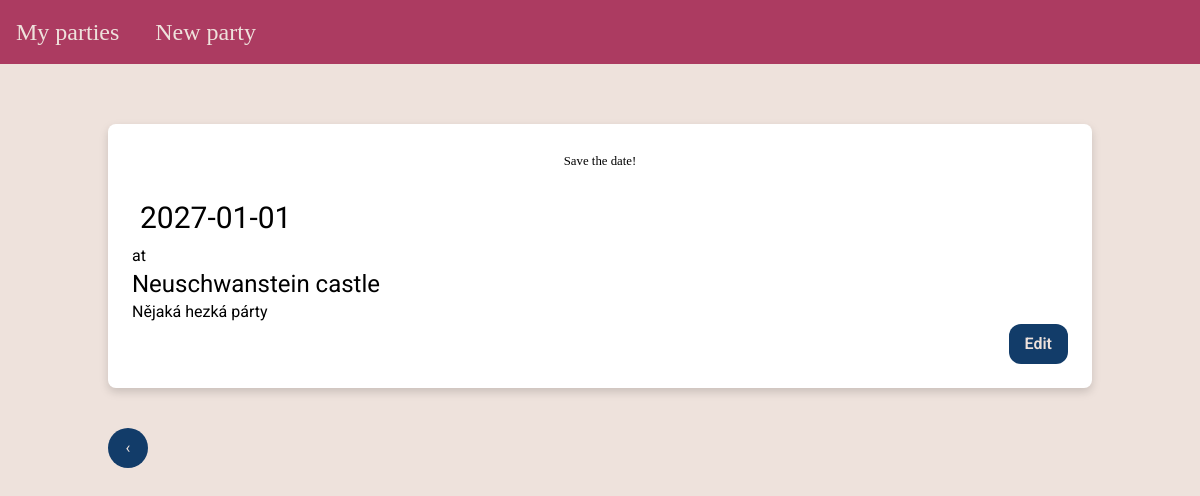
Page /party/00bb45a43936477b8113323c57f51f08 on the earlier database version.
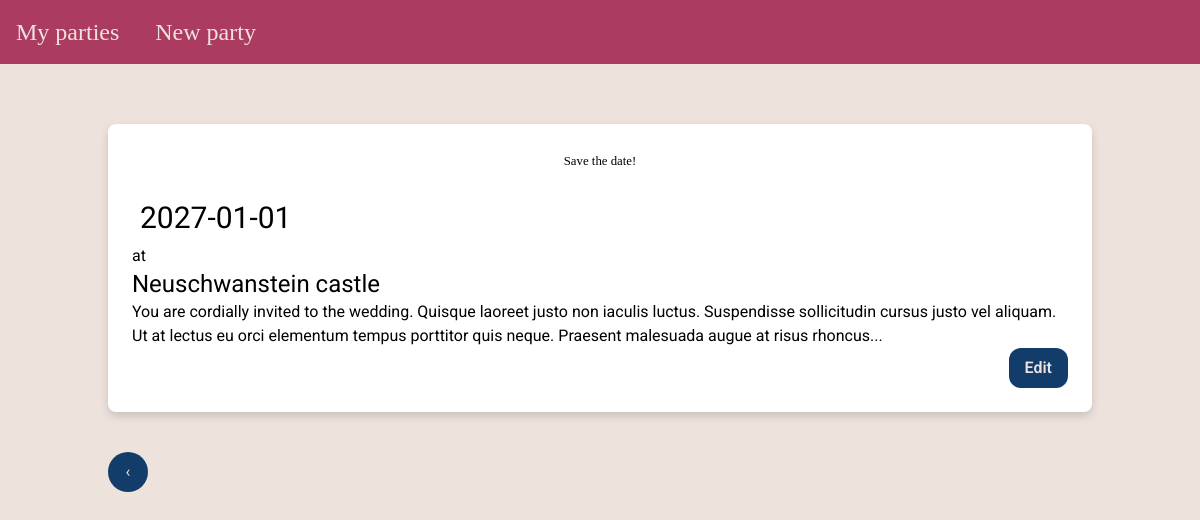
Same page on the later database version.
### party_app/models.py (models this page shows)
class PartyBase(SQLModel):
    party_date: date
    party_time: time
    invitation: str = Field(
        sa_column=Column(Text), min_length=10
    )
    venue: str = Field(sa_column=Column(String(100))
    )

class Party(PartyBase, table=True):
    uuid: UUID = Field(default_factory=uuid4, primary_key=True)
    gifts: List["Gift"] = Relationship(
        back_populates="party",
    ) # Defines ORM relationship: party.gifts returns associated Gift objects
    guests: List["Guest"] = Relationship(
        back_populates="party",
    ) # Defines ORM relationship: party.guests returns associated Guest objects

### party_app/routes/party_detail.py (the view)
@router.get("/{party_id}", name="party_detail_page", response_class=HTMLResponse)
def party_detail_page(
        party_id: UUID,
        request: Request,
        templates: Templates,
        session: Session = Depends(get_session),
):
    party = session.get(Party, party_id)
    if not party:
        raise HTTPException(status_code=status.HTTP_404_NOT_FOUND, detail="Party not found")
    return templates.TemplateResponse(
        request=request,
        name="party_detail/page_party_detail.html",
        context={"party": party},
    )

### party_app/templates/party_detail/page_party_detail.html
{% extends 'base.html' %}
{% block content %}
<div class="max-w-6xl mx-auto">
    <section id="party-invitation" class="drop-shadow-lg my-10 p-6 bg-white rounded-lg">
        {% include 'party_detail/partial_party_detail.html' %}
    </section>
    <a href="/"
       class="bg-custom-blue w-[40px] h-[40px] flex justify-center items-center text-custom-powder-light rounded-full hover:bg-custom-blue-light"
    >
        &#8249;
    </a>
</div>
{% endblock %}

### party_app/templates/party_detail/partial_party_detail.html
<div id="party-detail">
    <div class="text-center text-l mb-5 font-dancing-script">
        <small>Save the date!</small>
    </div>
    <h1 class="text-3xl p-2">{{ party.party_date.strftime('%Y-%m-%d') }}</h1>
    at
    <h2 class="text-2xl">{{ party.venue }}</h2>
    <div>
        {{ party.invitation }}
    </div>
    <button class="btn-default mr-0 ml-auto block"
            hx-get="{{ url_for('partial_party_detail_edit', party_id=party.uuid) }}"
            hx-target="#party-detail"
            >
        Edit
    </button>
</div>

Differences in the rows shown:
changed Party "Neuschwanstein castle": invitation "Nějaká hezká párty" → "You are cordially invited to the wedding. Quisque laoreet justo non iaculis luctus. Suspendisse sollicitudin cursus justo vel aliquam. Ut at lectus eu orci elementum tempus porttitor quis neque. Praesent malesuada augue at risus rhoncus..."
